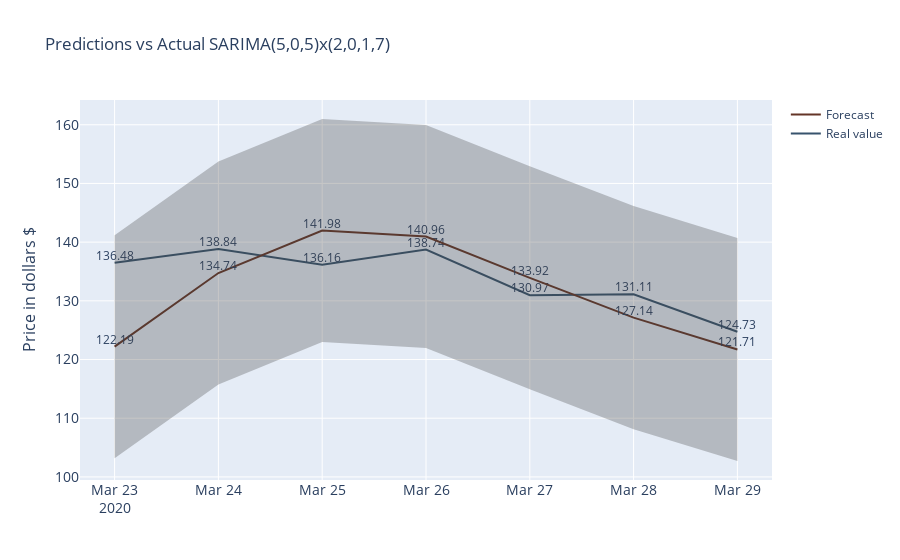

The code cell stored with this chart in its notebook:
### Code cell
aux = aux_df.reset_index()

fig = go.Figure()
fig.add_trace(go.Scatter(x=list(aux['Fecha']),
                y=aux['Real_value'],
                name="Real value",
                marker_color='rgb(55, 83, 109)',
                mode="lines+text",
                text=list(aux['Real_value']),
                textposition="top center"
                ))
fig.add_trace(go.Scatter(x=list(aux['Fecha']),
                y=aux['Forecast'],
                name="Forecast",
                marker_color='rgb(100, 53, 39)',
                mode="lines+text",
                text=list(aux['Forecast']),
                textposition="top center"
                ))
fig.add_trace(go.Scatter(
                name='Upper Bound',
                x=list(aux['Fecha']),
                y=aux['Forecast']+19,
                mode='lines',
                marker=dict(color="#444"),
                line=dict(width=0),
                showlegend=False
                ))
fig.add_trace(go.Scatter(
                name='Lower Bound',
                x=list(aux['Fecha']),
                y=aux['Forecast']-19,
                marker=dict(color="#444"),
                line=dict(width=0),
                mode='lines',
                fillcolor='rgba(68, 68, 68, 0.3)',
                fill='tonexty',
                showlegend=False
                ))
fig.update_layout(
    title='Predictions vs Actual SARIMA(5,0,5)x(2,0,1,7)',
    xaxis_tickfont_size=14,
    yaxis=dict(
        title='Price in dollars $',
        titlefont_size=16,
        tickfont_size=14,
    )
)
fig.show()

### Figure 1 — Plotly figure (JSON) as saved in the notebook; plotly's stock layout.template omitted (floating-point values rounded to 4 significant figures)
{"data": [{"marker": {"color": "rgb(55, 83, 109)"}, "mode": "lines+text", "name": "Real value", "text": ["136.48", "138.84", "136.16", "138.74", "130.97", "131.11", "124.73"], "textposition": "top center", "type": "scatter", "x": ["2020-03-23T00:00:00", "2020-03-24T00:00:00", "2020-03-25T00:00:00", "2020-03-26T00:00:00", "2020-03-27T00:00:00", "2020-03-28T00:00:00", "2020-03-29T00:00:00"], "y": [136.5, 138.8, 136.2, 138.7, 131.0, 131.1, 124.7]}, {"marker": {"color": "rgb(100, 53, 39)"}, "mode": "lines+text", "name": "Forecast", "text": ["122.19", "134.74", "141.98", "140.96", "133.92", "127.14", "121.71"], "textposition": "top center", "type": "scatter", "x": ["2020-03-23T00:00:00", "2020-03-24T00:00:00", "2020-03-25T00:00:00", "2020-03-26T00:00:00", "2020-03-27T00:00:00", "2020-03-28T00:00:00", "2020-03-29T00:00:00"], "y": [122.2, 134.7, 142.0, 141.0, 133.9, 127.1, 121.7]}, {"line": {"width": 0}, "marker": {"color": "#444"}, "mode": "lines", "name": "Upper Bound", "showlegend": false, "type": "scatter", "x": ["2020-03-23T00:00:00", "2020-03-24T00:00:00", "2020-03-25T00:00:00", "2020-03-26T00:00:00", "2020-03-27T00:00:00", "2020-03-28T00:00:00", "2020-03-29T00:00:00"], "y": [141.2, 153.7, 161.0, 160.0, 152.9, 146.1, 140.7]}, {"fill": "tonexty", "fillcolor": "rgba(68, 68, 68, 0.3)", "line": {"width": 0}, "marker": {"color": "#444"}, "mode": "lines", "name": "Lower Bound", "showlegend": false, "type": "scatter", "x": ["2020-03-23T00:00:00", "2020-03-24T00:00:00", "2020-03-25T00:00:00", "2020-03-26T00:00:00", "2020-03-27T00:00:00", "2020-03-28T00:00:00", "2020-03-29T00:00:00"], "y": [103.2, 115.7, 123.0, 122.0, 114.9, 108.1, 102.7]}], "layout": {"title": {"text": "Predictions vs Actual SARIMA(5,0,5)x(2,0,1,7)"}, "xaxis": {"tickfont": {"size": 14}}, "yaxis": {"tickfont": {"size": 14}, "title": {"font": {"size": 16}, "text": "Price in dollars $"}}}}
